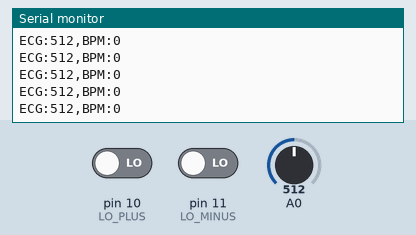
Simulated run of this sketch. Board: Arduino Uno, built with avr-gcc and run on an emulated ATmega328P. Shown: the last lines printed to the serial monitor. The inputs (shaded band) are chosen by the test bench; at power-on: A0 = 512, pin 10 (LO_PLUS) LOW, pin 11 (LO_MINUS) LOW.

Above: at 1.2 s.
1.3 s: A0 set to 460
At 1.8 s:
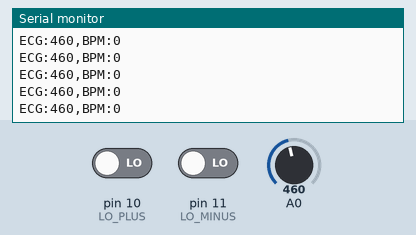
2.8 s: pin 10 (LO_PLUS) driven HIGH
At 3.6 s:
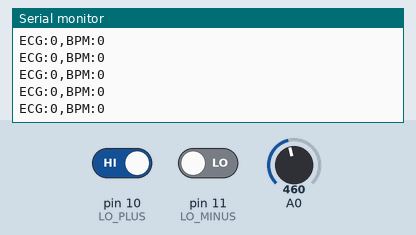
Timing chart, 0 to 5.8 s (numbered marks = the images above; inputs shaded):
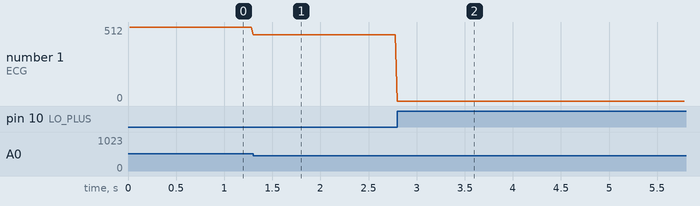

The sketch:

ECG_Arduino_code_2nd_virssion.ino
```cpp
const int LO_PLUS  = 10;
const int LO_MINUS = 11;
const int THRESH   = 470;

const unsigned long MIN_RR = 333;
const unsigned long MAX_RR = 2000;

const unsigned long ECG_PRINT_INTERVAL  = 20;
const unsigned long BPM_SAMPLE_INTERVAL = 4;

unsigned long lastEcgPrintMs  = 0;
unsigned long lastBpmSampleMs = 0;

bool          aboveThresh = false;
unsigned long lastPeakMs  = 0;
int           bpm         = 0;
int           ecgVal      = 0;
bool          leadOff     = false;

void detectBPM(int val) {
  if (val > THRESH && !aboveThresh) {
    unsigned long now = millis();

    if (lastPeakMs > 0) {
      unsigned long rr = now - lastPeakMs;
      if (rr >= MIN_RR && rr <= MAX_RR) {
        bpm = (int)(60000UL / rr);
      }
    }

    lastPeakMs  = now;
    aboveThresh = true;
  } else if (val <= THRESH) {
    aboveThresh = false;
  }
}

void setup() {
  Serial.begin(115200);
  pinMode(LO_PLUS,  INPUT);
  pinMode(LO_MINUS, INPUT);
}

void loop() {
  unsigned long now = millis();

  if (now - lastBpmSampleMs >= BPM_SAMPLE_INTERVAL) {
    lastBpmSampleMs += BPM_SAMPLE_INTERVAL;

    leadOff = (digitalRead(LO_PLUS) == HIGH || digitalRead(LO_MINUS) == HIGH);

    if (leadOff) {
      aboveThresh = false;
      ecgVal = 0;
      bpm = 0;
      lastPeakMs = 0;
    } else {
      ecgVal = analogRead(A0);
      detectBPM(ecgVal);
    }
  }


  if (now - lastEcgPrintMs >= ECG_PRINT_INTERVAL) {
    lastEcgPrintMs += ECG_PRINT_INTERVAL;

    if (leadOff) {
      Serial.println("ECG:0,BPM:0");
    } else {
      Serial.print("ECG:");
      Serial.print(ecgVal);
      Serial.print(",BPM:");
      Serial.println(bpm);
    }
  }
}
```

Measured:
- after the input at 1.3 s, the serial monitor: prints a new line at once (image 1)
- after the input at 2.8 s, the serial monitor: prints a new line at once (image 2)
- plotted number 1: 512 → 460 after the input at 1.3 s
